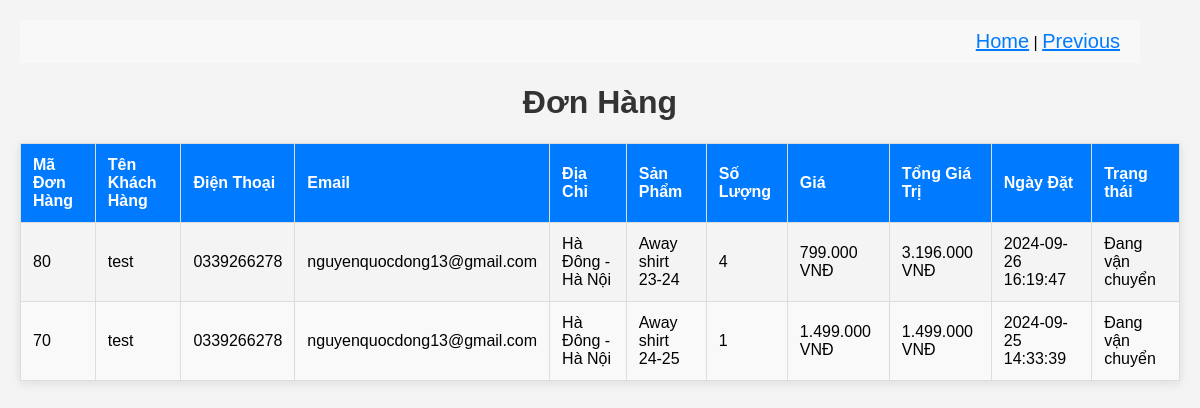
The app's page /pages/order_items.php (signed in) with its own data.
### tables this page shows
CREATE TABLE `order_items` (
  `id` int(10) NOT NULL,
  `order_id` int(10) NOT NULL,
  `product_id` int(20) NOT NULL,
  `product_name` text NOT NULL,
  `quantity` int(20) NOT NULL,
  `price` int(50) NOT NULL
);

CREATE TABLE `orders` (
  `id` int(10) NOT NULL,
  `user_id` int(10) NOT NULL,
  `username` text NOT NULL,
  `phone` varchar(10) NOT NULL,
  `email` varchar(100) NOT NULL,
  `address` text NOT NULL,
  `total_price` int(11) NOT NULL,
  `created_at` timestamp NOT NULL DEFAULT current_timestamp(),
  `status` int(11) NOT NULL DEFAULT 0,
  `received` timestamp NULL DEFAULT NULL
);

### pages/order_items.php (the view, shortened to what this page needs)
<?php
include 'connect.php';
$user_id = $_SESSION['user_id'];
$sql = "SELECT o.id AS order_id, o.username, o.phone, o.email, o.address, o.total_price, o.created_at,
               oi.product_name, oi.quantity, oi.price
        FROM orders o
        JOIN order_items oi ON o.id = oi.order_id
        WHERE o.user_id = ?  and o.status = 0
        ORDER BY o.created_at DESC";
$stmt = $conn->prepare($sql);
$stmt->bind_param('i', $user_id);
$stmt->execute();
$result = $stmt->get_result();
?>
<!DOCTYPE html>
<html lang="vi">
<head>
    <link rel="stylesheet" href="../css/style7.css">
</head>
<body>
<div class="home">
    <a href="../index.php">Home</a> | <a href="cart.php">Previous</a>
</div>
<h1>Đơn Hàng</h1>
<?php
if ($result-> num_rows >0){ ?>
<table>
    <thead>
        <tr>
            <th>Mã Đơn Hàng</th>
            <th>Tên Khách Hàng</th>
            <th>Điện Thoại</th>
            <th>Email</th>
            <th>Địa Chỉ</th>
            <th>Sản Phẩm</th>
            <th>Số Lượng</th>
            <th>Giá</th>
            <th>Tổng Giá Trị</th>
            <th>Ngày Đặt</th>
            <th>Trạng thái</th>
        </tr>
    </thead>
    <tbody>
        <?php while ($row = $result->fetch_assoc()): ?>
        <tr>
            <td><?php echo $row['order_id']; ?></td>
            <td><?php echo $row['username']; ?></td>
            <td><?php echo $row['phone']; ?></td>
            <td><?php echo $row['email']; ?></td>
            <td><?php echo $row['address']; ?></td>
            <td><?php echo $row['product_name']; ?></td>
            <td><?php echo $row['quantity']; ?></td>
            <td><?php echo number_format($row['price'], 0, ',', '.'); ?> VNĐ</td>
            <td><?php echo number_format($row['total_price'], 0, ',', '.'); ?> VNĐ</td>
            <td><?php echo $row['created_at']; ?></td>
            <td>Đang vận chuyển</td>
        </tr>
        <?php endwhile; ?>
    </tbody>
</table>
<?php
} else{
    echo "<h3 style = 'text-align :center; color:blue'>Hiện tại không có đơn hàng nào !!!</h3>";
}
?>
</body>
</html>

### css/style7.css (style rules this page uses)
body { font-family: Arial, sans-serif; background-color: #f4f4f4; margin: 0; padding: 20px; }
.home { text-align: right; margin-right: 40px; padding: 10px 20px; background-color: #f8f8f8; }
.home a { color: #007bff; font-size: 20px; }
h1 { text-align: center; color: #333; }
table { width: 100%; border-collapse: collapse; margin: 20px 0; box-shadow: 0 2px 10px rgba(0, 0, 0, 0.1); }
thead { background-color: #007bff; color: white; }
th, td { padding: 12px; text-align: left; border: 1px solid #ddd; }
tr:nth-child(even) { background-color: #f9f9f9; }

### records on screen
order_items: order "80", order.username "test", order.phone "0339266278", order.email "nguyenquocdong13@gmail.com", order.address "Hà Đông - Hà Nội", product_name "Away shirt 23-24", quantity "4", price "799.000", order.total_price "3.196.000", order.created_at "2024-09-26 16:19:47"
order_items: order "70", order.username "test", order.phone "0339266278", order.email "nguyenquocdong13@gmail.com", order.address "Hà Đông - Hà Nội", product_name "Away shirt 24-25", quantity "1", price "1.499.000", order.total_price "1.499.000", order.created_at "2024-09-25 14:33:39"
